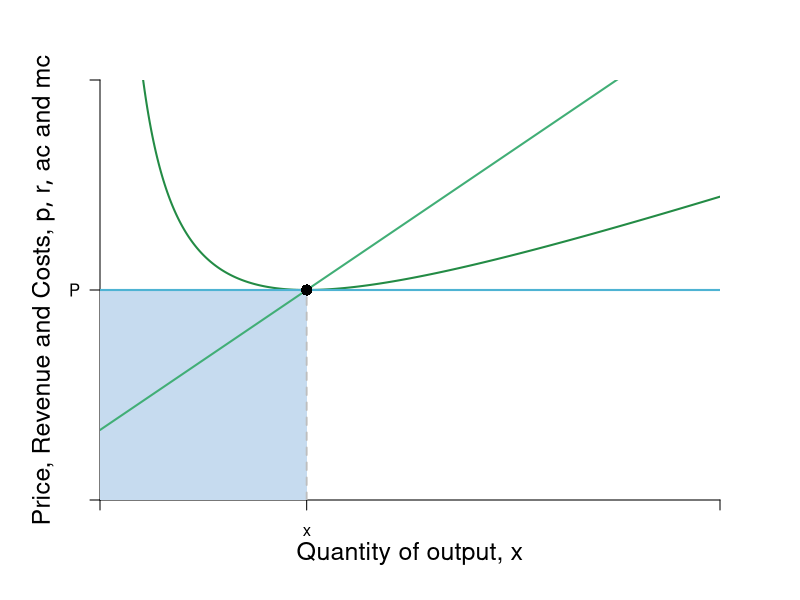

The R source for this figure:
#Graph Designer: Simon Halliday
#Authors: Bowles, Foley and Halliday
#Title: Coordination, Conflict and Competition: A Text in Microeconomics

require(shape)
pdf(file = "competitionmarkets/perf_comp_costs.pdf", width = 9, height = 7)

#Set parameters for graphics
axislabelsize <- 1.5
labelsize <- 1.2
graphlinewidth <- 2
segmentlinewidth <- 1.8

COL <- c("#7fc97f", "#beaed4", "#fdc086", "#ffff99", "#386cb0", "#f0027f", "#bf5b17", "#666666")
COLA <- c("#e0f3db", "#99d8c9","#66c2a4","#41ae76", "#238b45", "#005824")
COLB <- c("#c6dbef", "#4eb3d3", "#2b8cbe", "#0868ac","#084081")

#Edited the margins to cater for the larger LHS labels
par(mar =  c(5, 5, 4, 4))

AvgRevenue <- function(x, rmax = 12, xmax = 12){
  rmax - (rmax/xmax)*x
}

MRevenue <- function(x, rmax = 12, xmax = 12){
  rmax - 2*(rmax/xmax)*x
}

TotCost <- function(x, c0 = 8, c1 = 2, c2 = 0.5){
  c0 + c1*x + c2*(x^2)
}

AvgCost <- function(x, c0 = 8, c1 = 2, c2 = 0.5){
#  TotCost(x) / x
  c0 / x + c1 + c2*x
}

MCost <- function(x, c0 = 8, c1 = 2, c2 = 0.5){
# deriv(TotCost(x), x)
  c1 + 2*c2*x
}

xlims <- c(0, 12)
ylims <- c(0, 12)

npts <- 501 
x <- seq(xlims[1], xlims[2], length.out = npts)
y <- seq(ylims[1], ylims[2], length.out = npts) 
a <- c(13, 16.75, 19.25)

plot(0, 0, xlim = xlims, ylim = ylims, type = "n",
     xlab = expression(paste("")),
     ylab = expression(paste("")), 
     xaxt = "n", 
     yaxt = "n", 
     cex.lab = axislabelsize, 
     bty = "n",
     xaxs="i", 
     yaxs="i")

# ticksy <- seq(from = ylims[1], to = ylims[2], by = 1)
# ylabels <- seq(from = ylims[1], to = ylims[2], by = 1)
# ticksx <- seq(from = xlims[1], to = xlims[2], by = 1)
# xlabels <- seq(from = xlims[1], to = xlims[2], by = 1)
ticksy <- c(0, 6, NA, ylims[2])
ylabels <- c(NA, expression(paste(P)), NA, NA)
ticksx <- c(0, 4, NA, xlims[2])
xlabels <- c(NA, expression(paste(x)), NA, NA)

axis(1, at = ticksx, pos = 0, labels = xlabels)
axis(2, at = ticksy, pos = 0, labels = ylabels, las = 1)

npts <- 500 
xx1 <- seq(xlims[1], xlims[2], length.out = npts)
xx3 <- seq(2, 6, length.out = npts)

# Draw the polygon for profit
xpoly1 <- c(0, 0, 4, 4, 0)
ypoly1 <- c(0, min(AvgCost(xx1)), min(AvgCost(xx1)), 0, 0)
polygon(x = xpoly1, y = ypoly1, col=COLB[1],density=NULL, border = NA)

#Draw the polygon for costs

#xpoly2 <- c(0, 4, 4, 0, 0)
#ypoly2 <- c(0, 0, 4, 0, 0)
#polygon(x = xpoly2, y = ypoly2, col=COLB[1], density=NULL, border = NA)

# lines(xx1, bcA(xx1, w = 10, p = 1.5), col = COLB[3], lwd = graphlinewidth)
# lines(xx1, AvgRevenue(xx1, rmax = 12, xmax = 12), col = COLB[5], lwd = graphlinewidth)
# lines(xx1, MRevenue(xx1, rmax = 12, xmax = 12), col = COLB[4], lwd = graphlinewidth)
lines(xx1, AvgCost(xx1), col = COLA[5], lwd = graphlinewidth)
lines(xx1, MCost(xx1), col = COLA[4], lwd = graphlinewidth)

# Label the axes

# text(0.5*(xlims[2]), -1.8, expression(paste("Output, ", x)), xpd = TRUE, cex = axislabelsize) 
mtext(expression(paste("Quantity of output, ", x)), side=1, line = 2.5, cex = axislabelsize)
text(-1.1, 0.5*ylims[2], expression(paste("Price, Revenue and Costs, ", list(p, r, ac), " and ", mc)), xpd = TRUE, cex = axislabelsize, srt = 90) 

#Label curves

#text(ylims[2], xlims[2] / 2, expression(paste(ac(x) == mc(x),phantom() == c)), cex = labelsize)
# text(10.5, 2.8, expression(paste(p(x) == bar(p) - beta*x)), cex = labelsize)
# text(5.8, 2.8, expression(paste(mr(x) == bar(p) - 2*beta*x)), cex = labelsize)

#Labels cost and profit areas

# text(2, 0.5*AvgCost(x = 4), expression("Total Costs"), cex = labelsize)
# text(2, 6, expression("Economic"), cex = labelsize)
# text(2, 5.5, expression("Profit"), cex = labelsize)

#Draw segments for total costs
# segments(0, AvgRevenue(x = 4), 4, AvgRevenue(x = 4), lty = 2, col = "gray" , lwd = segmentlinewidth)
# segments(4, 0, 4, AvgRevenue(x = 4), lty = 2, col = "gray" , lwd = segmentlinewidth)
# segments(0, 4, xlims[2], 4, lty = 1, col = COL[1] , lwd = graphlinewidth)
segments(0, 6, 4, 6,
         lty = 2, col = "gray" , lwd = segmentlinewidth
         )
segments(4, 0, 4, 6,
         lty = 2, col = "gray" , lwd = segmentlinewidth
)
segments(0, 6, xlims[2], 6,
         lty = 1, col = COLB[2] , lwd = graphlinewidth
)

# Label Points for comparison
points(4, 6, pch = 16, col = "black", cex = 1.5)
# text(3.8, MRevenue(x = 4) - 0.4, expression(i), cex = labelsize)


# points(4, AvgRevenue(x = 4), pch = 16, col = "black", cex = 1.5)
# text(4.2, AvgRevenue(x = 4) + 0.4, expression(h), cex = labelsize)

# Arrow to mr = mc

# text(7.5, 9.5, expression(paste("Profit Maximum at")), cex = labelsize)
# text(7.5, 9, expression(paste(mr == mc)), cex = labelsize)
# Arrows(6.1, 9.2, 4.2, 4.3, col = "black", lty = 1, lwd = 2, arr.type = "triangle", arr.lwd = 0.5)



dev.off()
